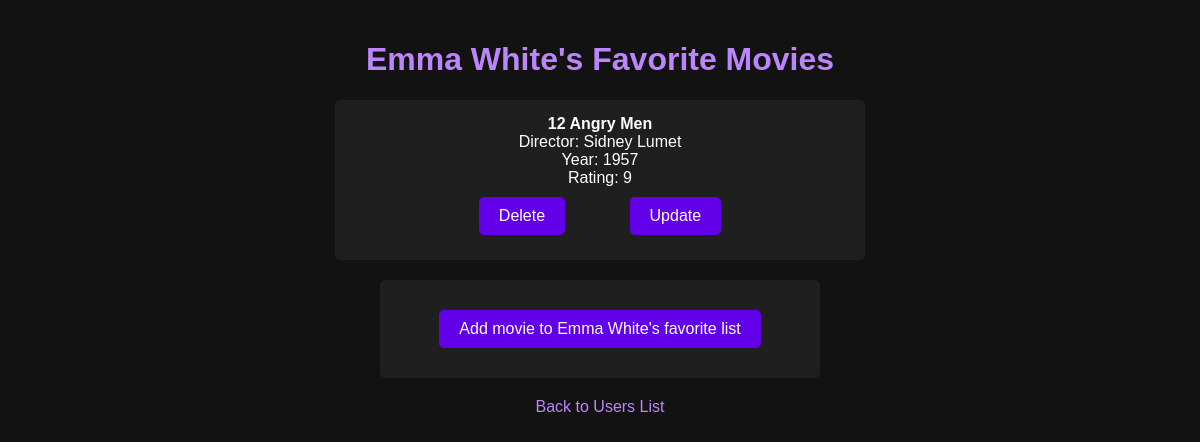
The app's page /users/5 with its own data.
### tables this page shows
CREATE TABLE users(
	id INTEGER PRIMARY KEY AUTOINCREMENT,
	name VARCHAR(255) UNIQUE NOT NULL
);

CREATE TABLE movies(
	id INTEGER PRIMARY KEY AUTOINCREMENT,
	name VARCHAR(255) NOT NULL,
	year INTEGER,
	rating DECIMAL(3,1) CHECK (rating BETWEEN 0 AND 10),
	director VARCHAR(255)
	);

### app.py (the view)
@app.route('/users/<int:user_id>')
def get_user_movies(user_id):
    movies = data_manager.get_user_movies(user_id)
    user = data_manager.get_user_by_id(user_id)
    return render_template('user_movies.html', user=user, movies=movies)

### datamanager/sqlite_data_manager.py (called while the page is built)
    def get_user_by_id(self, user_id):
        try:
            with self._engine.connect() as connection:
                params = {"user_id": user_id}
                result = connection.execute(text("SELECT users.name FROM users WHERE users.id = :user_id"), params)
                return {"name": [row.name for row in result][0], "id": user_id}
        except Exception as err:
            print("Can not find user:" + str(err))
            return ""

    def get_user_movies(self, user_id):
        query_get_movies_from_user_id = text(
            """SELECT movies.name, movies.year, movies.rating, movies.director, movies.id FROM user_favorites JOIN movies ON movies.id = user_favorites.movie_id WHERE user_favorites.user_id = :user_id;""")
        if isinstance(user_id, int):
            params = {"user_id": user_id}
            with self._engine.connect() as connection:
                result = connection.execute(query_get_movies_from_user_id, params)
                movies_dict = dict()
                for row in result:
                    movies_dict[row.name] = {"year": row.year, "rating": row.rating,
                                             "director": f"{row.director}", "id": row.id}
                return movies_dict
        else:
            print("invalid user_id!")
            return {}

### templates/user_movies.html (shortened to what this page needs)
<!DOCTYPE html>
<html lang="en">
<head>
    <link rel="stylesheet" href="{{ url_for('static', filename='style.css') }}">
</head>
<body>
<h1>{{ user['name'] }}'s Favorite Movies</h1>
<ul>
    {% for movie, details in movies.items() %}
    <li>
        <strong>{{ movie }}</strong><br>
        Director: {{ details.director }}<br>
        Year: {{ details.year }}<br>
        Rating: {{ details.rating }}<br>
        <form action="{{ url_for('delete_movie', user_id=user['id'], movie_id=details.id) }}" method="GET"
              style="display:inline;"
              onsubmit="return confirm('Are you sure you want to delete {{ movie }} from {{ user['name'] }}\'s favorite list?');">
            <button type="submit">Delete</button>
        </form>
        <form action="{{ url_for('update_movie', user_id=user['id'], movie_id=details.id) }}" method="GET"
              style="display:inline;">
            <button type="submit">Update</button>
        </form>
    </li>
    {% endfor %}
</ul>
<form action="{{ url_for('add_movie_to_user', user_id=user['id']) }}" method="GET" style="display:block;">
    <button type="submit">Add movie to {{ user['name'] }}'s favorite list</button>
</form>
<a href="{{ url_for('list_users') }}">Back to Users List</a>
</body>
</html>

### static/style.css (style rules this page uses)
:root { --background-color: #121212; --primary-color: #1f1f1f; --secondary-color: #bb86fc; --text-color: #ffffff; --button-bg: #6200ea; --button-hover: #3700b3; }
body { font-family: Arial, sans-serif; background-color: var(--background-color); color: var(--text-color); text-align: center; margin: 0; padding: 20px; }
h1, h2 { color: var(--secondary-color); }
a { text-decoration: none; color: var(--secondary-color); }
button { background-color: var(--button-bg); color: white; border: none; padding: 10px 20px; margin: 10px; cursor: pointer; font-size: 16px; border-radius: 5px; }
form { background-color: var(--primary-color); padding: 20px; margin: 20px auto; border-radius: 5px; max-width: 400px; }
ul { list-style: none; padding: 0; }
li { background-color: var(--primary-color); padding: 15px; margin: 10px auto; border-radius: 5px; max-width: 500px; }

### records on screen
users: name "Emma White"
movies: name "12 Angry Men", director "Sidney Lumet", year "1957", rating "9"
